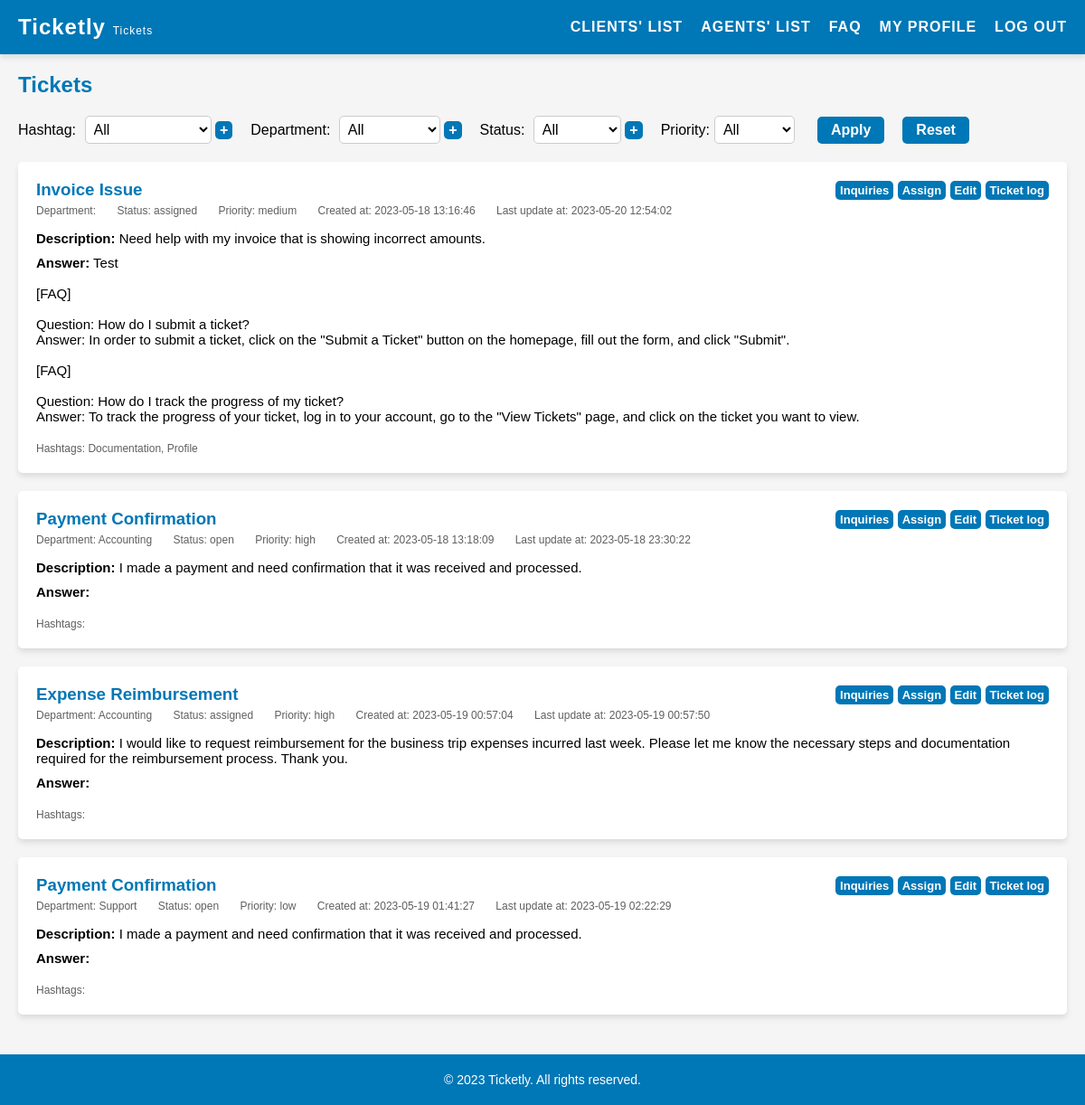
Before: /pages/tickets.php (signed in) with the older database file.
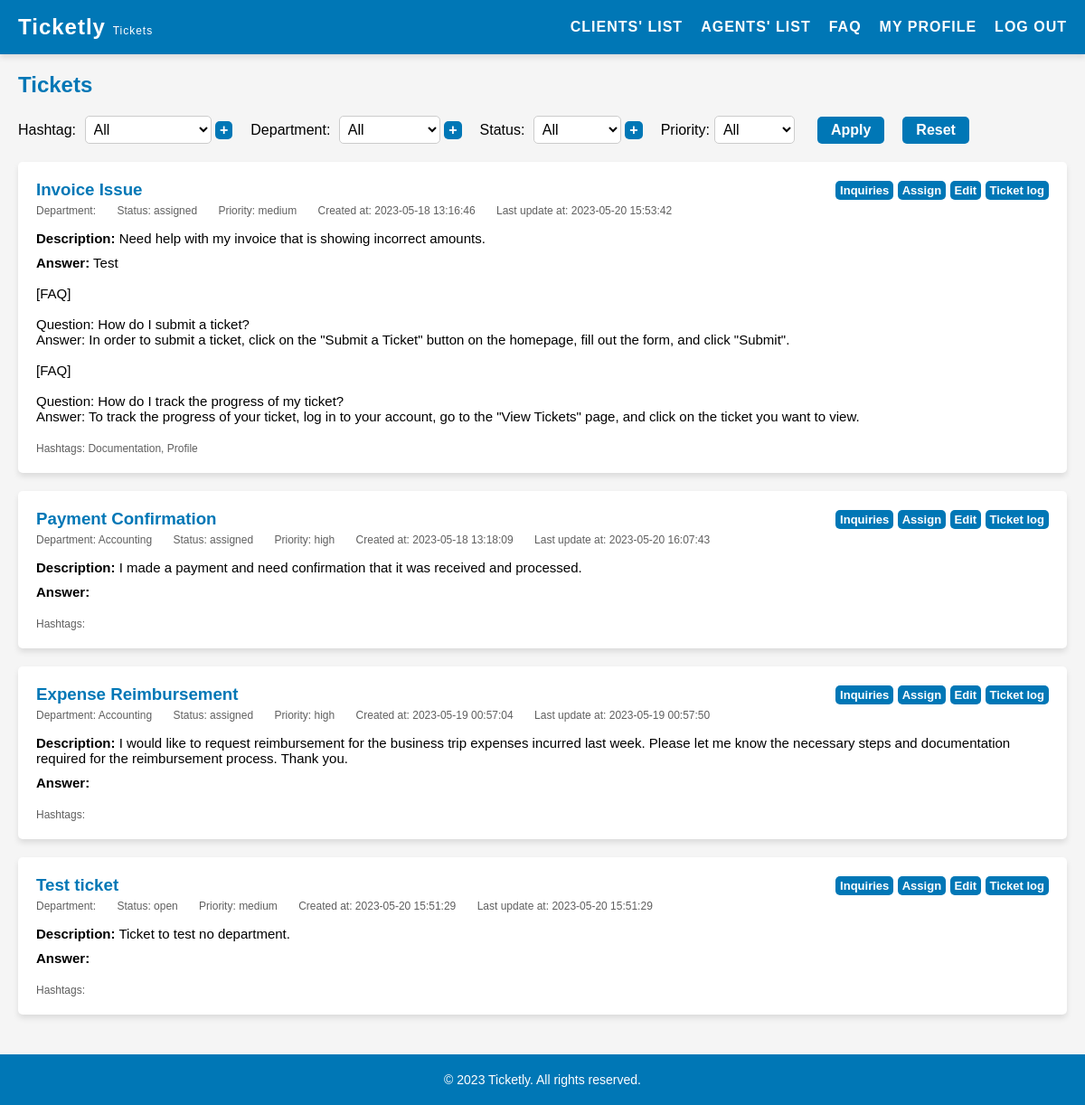
After: the same page with the newer database file.
### tables this page shows
CREATE TABLE "tickets" (
    id INTEGER PRIMARY KEY AUTOINCREMENT,
    title VARCHAR(255) NOT NULL,
    description TEXT NOT NULL,
    answer TEXT,
    client_id INTEGER NOT NULL,
    agent_id INTEGER,
    priority VARCHAR(10) NOT NULL DEFAULT 'medium' CHECK (priority IN ('low', 'medium', 'high')),
    created_at DATETIME NOT NULL,
    updated_at DATETIME NOT NULL,
    department_id INTEGER,
    status_id INTEGER NOT NULL DEFAULT 1,
    FOREIGN KEY(status_id) REFERENCES status(id),
    FOREIGN KEY(client_id) REFERENCES users(id),
    FOREIGN KEY(agent_id) REFERENCES users(id),
    FOREIGN KEY(department_id) REFERENCES departments(id)
);

CREATE TABLE status (
    id INTEGER PRIMARY KEY AUTOINCREMENT,
    name VARCHAR(255) NOT NULL UNIQUE
);

CREATE TABLE ticket_hashtags (
    ticket_id INTEGER NOT NULL,
    hashtag_id INTEGER NOT NULL,
    PRIMARY KEY (ticket_id, hashtag_id),
    FOREIGN KEY(ticket_id) REFERENCES tickets(id),
    FOREIGN KEY(hashtag_id) REFERENCES hashtags(id)
);

CREATE TABLE hashtags (
    id INTEGER PRIMARY KEY AUTOINCREMENT,
    name VARCHAR(255) NOT NULL UNIQUE
);

CREATE TABLE departments (
    id INTEGER PRIMARY KEY AUTOINCREMENT,
    name VARCHAR(255) NOT NULL UNIQUE
);

### pages/tickets.php (called while the page is built, shortened)
<?php
    require_once(__DIR__ . '/../utils/session.php');
    $session = new Session();
    require_once(__DIR__ . '/../templates/tickets.tpl.php');
    drawTickets($session);
?>

### utils/session.php (called while the page is built, shortened)
<?php class Session {
    public function __construct() {
        $this->role = $_SESSION['role'] ?? '';
    }
} ?>

### database/ticketHashtags.class.php (called while the page is built, shortened)
<?php
    class TicketHashtags {
        public function __construct(int $ticketId, int $hashtagId) {
            $this->hashtagId = $hashtagId;
        }
    }
    function getTicketHashtags(PDO $db, int $ticketId): array {
        $stmt = $db->prepare('SELECT * FROM ticket_hashtags WHERE ticket_id = :ticketId');
        $stmt->bindValue(':ticketId', $ticketId, PDO::PARAM_INT);
        $stmt->execute();
        $ticketHashtags = [];
        while ($row = $stmt->fetch(PDO::FETCH_ASSOC)) {
            $ticketHashtags[] = new TicketHashtags(
                (int) $row['ticket_id'],
                (int) $row['hashtag_id']
            );
        }
        return $ticketHashtags;
    }
?>

### database/hashtags.class.php (called while the page is built, shortened)
<?php
    function getHashtagsNameById(PDO $db, int $id): string {
        $stmt = $db->prepare('SELECT name FROM hashtags WHERE id = :id');
        $stmt->bindValue(':id', $id, PDO::PARAM_INT);
        $stmt->execute();
        $row = $stmt->fetch(PDO::FETCH_ASSOC);
        if ($row) {
            return $row['name'];
        }
        return '';
    }
?>

### database/status.class.php (called while the page is built, shortened)
<?php
    function getStatusNameById(PDO $db, int $id): string {
        $stmt = $db->prepare('SELECT name FROM status WHERE id = :id');
        $stmt->bindValue(':id', $id, PDO::PARAM_INT);
        $stmt->execute();
        $row = $stmt->fetch(PDO::FETCH_ASSOC);
        if ($row) {
            return $row['name'];
        }
        return '';
    }
?>

### database/departments.class.php (called while the page is built, shortened)
<?php
    function getDepartmentsNameById(PDO $db, int $id): string {
        $stmt = $db->prepare('SELECT name FROM departments WHERE id = :id');
        $stmt->bindValue(':id', $id, PDO::PARAM_INT);
        $stmt->execute();
        $row = $stmt->fetch(PDO::FETCH_ASSOC);
        if ($row) {
            return $row['name'];
        }
        return '';
    }
?>

### templates/tickets.tpl.php (the view, shortened to what this page needs)
<?php function drawTickets(Session $session) {
    require_once __DIR__ . '/../database/tickets.class.php';
    require_once __DIR__ . '/../database/connection.db.php';
    require_once __DIR__ . '/../database/departments.class.php';
    require_once __DIR__ . '/../database/status.class.php';
    require_once __DIR__ . '/../database/hashtags.class.php';
    require_once __DIR__ . '/../database/ticketHashtags.class.php';
    $clientId = $session->getId();
    $db = getDatabaseConnection();
    if ($session->role === 'admin'){
        $stmt = $db->prepare('SELECT * FROM tickets');
        $stmt->execute();
        $tickets = $stmt->fetchAll(PDO::FETCH_ASSOC);
    } elseif ($session->role === 'client') {
        $stmt = $db->prepare('SELECT * FROM tickets WHERE client_id = ?');
        $stmt->execute([$clientId]);
        $tickets = $stmt->fetchAll(PDO::FETCH_ASSOC);
    } else {
        $stmt = $db->prepare('SELECT * FROM tickets WHERE agent_id = ?');
        $stmt->execute([$clientId]);
        $tickets = $stmt->fetchAll(PDO::FETCH_ASSOC);
    }
    ?>
    <!DOCTYPE html>
    <html>
    <head>
    <link rel="stylesheet" href="../style/tickets.css">
    </head>
    <body>
    <?php include '../templates/header.tpl.php';?>
    <main>
        <section id="my-tickets">
        <h2>Tickets</h2>
        <div class="filters">
            <?php if ($session->role !== 'client') : ?>
                <div id="hashtag-filter-container" class="filter-container">
                    <label for="hashtag-filter">Hashtag:</label>
                    <select id="hashtag-filter">
                        <option value="all">All</option>
                    </select>
                    <?php if ($session->role === 'admin') : ?>
                        <button id="add-hashtag" onclick="showFilterForm('hashtag')">+</button>
                    <?php endif; ?>
                </div>
            <?php endif; ?>
            <div id="department-filter-container" class="filter-container">
                <label for="department-filter">Department:</label>
                <select id="department-filter">
                    <option value="all">All</option>
                </select>
                <?php if ($session->role === 'admin') : ?>
                    <button id="add-department" onclick="showFilterForm('department')">+</button>
                <?php endif; ?>
            </div>
            <div id="status-filter-container" class="filter-container">
                <label for="status-filter">Status:</label>
                <select id="status-filter">
                    <option value="all">All</option>
                </select>
                <?php if ($session->role === 'admin') : ?>
                    <button id="add-status" onclick="showFilterForm('status')">+</button>
                <?php endif; ?>
            </div>
            <?php if ($session->role !== 'client') : ?>
                <label for="priority-filter">Priority:</label>
                <select id="priority-filter">
                    <option value="all">All</option>
                </select>
            <?php endif; ?>
            <button id="filter">Apply</button>
            <button id="undo-filter">Reset</button>
        </div>
        <div class="ticket-container">
            <?php foreach ($tickets as $ticket) { ?>
                <?php
                    $ticketHashtags = getTicketHashtags($db, (int)$ticket['id']);
                    $hashtagCount = count($ticketHashtags);
                    $hashtagString = '';
                    foreach ($ticketHashtags as $index => $hashtag) {
                        $hashtagName = getHashtagsNameById($db, $hashtag->hashtagId);
                        $hashtagString .= $hashtagName;
                        if ($index < $hashtagCount - 1) {
                            $hashtagString .= ', ';
                        }
                    }
                ?>
                <div class="ticket" data-department="<?= $ticket['department_id'] ?>" data-status="<?= $ticket['status_id'] ?>" data-priority="<?= $ticket['priority'] ?>" data-hashtags="<?= $hashtagString ?>">
                    <div class="ticket-top">
                        <h3 class="ticket-subject"><?= $ticket['title'] ?></h3>
                        <div class="edit-buttons">
                            <a href="inquiries.php?id=<?= $ticket['id'] ?>" class="edit-button">Inquiries</a>
                            <?php if ($session->role === 'admin') : ?>
                                <a href="assignTicket.php?id=<?= $ticket['id'] ?>" class="edit-button">Assign</a>
                            <?php endif; ?>
                            <a href="editTicket.php?id=<?= $ticket['id'] ?>" class="edit-button">Edit</a>
                            <?php if ($session->role !== 'client') : ?>
                                <a href="ticketLog.php?id=<?= $ticket['id'] ?>" class="edit-button">Ticket log</a>
                            <?php endif; ?>
                        </div>
                    </div>
                    <div class="ticket-info">
                        <span class="ticket-department">Department: <?= getDepartmentsNameById($db, $ticket['department_id']) ?></span>
                        <span class="ticket-status">Status: <?= getStatusNameById($db, $ticket['status_id']) ?></span>
                        <?php if ($session->role !== 'client') : ?>
                            <span class="ticket-priority">Priority: <?= $ticket['priority'] ?></span>
                        <?php endif; ?>
                        <span class="ticket-createdAt">Created at: <?= $ticket['created_at'] ?></span>
                        <span class="ticket-updatedAt">Last update at: <?= $ticket['updated_at'] ?></span>
                    </div>
                    <div class="ticket-details">
                        <p class="ticket-summary"><strong>Description:</strong> <?= nl2br(htmlspecialchars($ticket['description'])) ?></p>
                        <p class="ticket-answer"><strong>Answer:</strong> <?= nl2br(htmlspecialchars($ticket['answer'])) ?></p>
                    </div>
                    <?php if ($session->role !== 'client') : ?>
                        <div class="ticket-info">
                            <span class="ticket-hashtags">Hashtags:
                                <?php
                                    $ticketHashtags = getTicketHashtags($db, $ticket['id']);
                                    $hashtagCount = count($ticketHashtags);
                                    foreach ($ticketHashtags as $index => $hashtag) {
                                        $hashtagName = getHashtagsNameById($db, $hashtag->hashtagId);
                                        echo $hashtagName;
                                        if ($index < $hashtagCount - 1) {
                                            echo ', ';
                                        }
                                    }
                                ?>
                            </span>
                        </div>
                    <?php endif; ?>
                </div>
            <?php } ?>
            </section>
    </main>
    <?php include '../templates/footer.tpl.php';?>
    </body>
    </html>
<?php } ?>

### templates/header.tpl.php (shortened to what this page needs)
<!DOCTYPE html>
<html>
    <link rel="stylesheet" href="../style/header.css">
    <header>
        <h1>Ticketly <?php
            if (strpos($_SERVER['PHP_SELF'], 'assignTicket.php') !== false) echo '<span class="smaller">Assign Agent</span>';
            elseif (strpos($_SERVER['PHP_SELF'], 'editFaq.php') !== false) echo '<span class="smaller">Edit FAQ</span>';
            elseif (strpos($_SERVER['PHP_SELF'], 'editTicket.php') !== false) echo '<span class="smaller">Edit Ticket</span>';
            elseif (strpos($_SERVER['PHP_SELF'], 'faq.php') !== false) echo '<span class="smaller">FAQ</span>';
            elseif (strpos($_SERVER['PHP_SELF'], 'inquiries.php') !== false) echo '<span class="smaller">Inquiries</span>';
            elseif (strpos($_SERVER['PHP_SELF'], 'listAgents.php') !== false) echo '<span class="smaller">Agents\' List</span>';
            elseif (strpos($_SERVER['PHP_SELF'], 'listClients.php') !== false) echo '<span class="smaller">Clients\' List</span>';
            elseif (strpos($_SERVER['PHP_SELF'], 'login.php') !== false) echo '<span class="smaller">Login</span>';
            elseif (strpos($_SERVER['PHP_SELF'], 'myPage.php') !== false) echo '<span class="smaller">Edit Profile</span>';
            elseif (strpos($_SERVER['PHP_SELF'], 'newFaq.php') !== false) echo '<span class="smaller">New FAQ</span>';
            elseif (strpos($_SERVER['PHP_SELF'], 'newTicket.php') !== false) echo '<span class="smaller">Create Ticket</span>';
            elseif (strpos($_SERVER['PHP_SELF'], 'register.php') !== false) echo '<span class="smaller">Register</span>';
            elseif (strpos($_SERVER['PHP_SELF'], 'ticketLog.php') !== false) echo '<span class="smaller">Ticket Log</span>';
            elseif (strpos($_SERVER['PHP_SELF'], 'tickets.php') !== false) echo '<span class="smaller">Tickets</span>';
        ?></h1>
        <nav>
            <ul>
                <?php if ($_SESSION['role'] == 'admin') { ?>
                    <?php
                    if (strpos($_SERVER['PHP_SELF'], 'listClients.php') === false)
                        echo '<li><a href="listClients.php">Clients\' List</a></li>';
                    ?>
                    <?php
                    if (strpos($_SERVER['PHP_SELF'], 'listAgents.php') === false)
                        echo '<li><a href="listAgents.php">Agents\' List</a></li>';
                    ?>
                <?php } ?>
                <?php
                if (strpos($_SERVER['PHP_SELF'], 'faq.php') === false)
                    echo '<li><a href="faq.php">FAQ</a></li>';
                ?>
                <?php
                if (strpos($_SERVER['PHP_SELF'], 'myPage.php') === false)
                    echo '<li><a href="myPage.php">My Profile</a></li>';
                ?>
                <li><a href="../actions/action_logout.php">Log out</a></li>
            </ul>
        </nav>
    </header>
</html>

### templates/footer.tpl.php
<!DOCTYPE html>
<html>
    <link rel="stylesheet" href="../style/footer.css">
    <footer>
        <p>&copy; 2023 Ticketly. All rights reserved.</p>
    </footer>
<html>

### style/tickets.css (style rules this page uses)
main { padding: 20px; }
section { margin-bottom: 40px; }
section h2 { color: #0077b6; margin-bottom: 20px; }
#my-tickets { margin-bottom: 80px; }
.filters { display: flex; align-items: center; justify-content: flex-start; margin-bottom: 20px; }
.filters label { font-size: 16px; margin-right: 5px; }
.filters select { font-size: 16px; padding: 5px; border-radius: 5px; border: 1px solid #ccc; background-color: #fff; margin-right: 15px; }
.filters button { font-size: 16px; padding: 6px 15px; background-color: #0077b6; color: #fff; border-radius: 5px; border: none; margin-left: 10px; cursor: pointer; white-space: nowrap; font-weight: bold; margin-right: 10px; }
#add-hashtag, #add-department, #add-status { padding: 1px 5px; margin-left: -15px; margin-right: 20px; }
.filter-container { position: relative; }
.ticket-container { margin-top: 10px; position: relative; }
.ticket { box-shadow: 0 4px 6px rgba(0, 0, 0, 0.1); padding: 20px; background-color: #fff; margin-bottom: 20px; border-radius: 5px; }
.ticket h3 { margin-top: 0; color: #0077b6; }
.ticket-info { font-size: 12px; margin-bottom: 15px; color:#5f5f5f; }
.ticket-info:last-of-type { margin-bottom: 0; }
.ticket-info span { display: inline-block; margin-right: 20px; }
.ticket-details { font-size: 15px; margin-bottom: 20px; }
.ticket-summary { margin-bottom: 10px; }
.ticket-top { display: flex; align-items: center; justify-content: space-between; margin-bottom: 5px; }
.edit-button { display: inline-block; padding: 3px 5px; background-color: #0077b6; color: #fff; border: none; border-radius: 5px; text-decoration: none; font-weight: bold; transition: background-color 0.3s ease; font-size: small; }

### style/header.css (style rules this page uses)
* { box-sizing: border-box; margin: 0; padding: 0; }
body { font-family: Arial, sans-serif; background-color: #f5f5f5; }
header { background-color: #0077b6; color: #fff; display: flex; justify-content: space-between; align-items: center; padding: 20px; height: 60px; box-shadow: 0 4px 6px rgba(0, 0, 0, 0.1); }
header h1 { font-size: 24px; letter-spacing: 1px; }
header nav ul { display: flex; list-style-type: none; }
header nav li:not(:last-child) { margin-right: 20px; }
header nav a { color: #fff; text-decoration: none; font-size: 16px; letter-spacing: 1px; text-transform: uppercase; font-weight: 600; transition: color 0.3s ease; }
.smaller { font-size: 0.5em; font-weight: lighter; }

### style/footer.css (style rules this page uses)
footer { position: fixed; bottom: 0; left: 0; width: 100%; background-color: #0077b6; color: #fff; text-align: center; padding: 20px; font-size: 14px; margin: 0; }
footer p { margin: 0; }

Changed rows visible on the page:
removed tickets: title "Payment Confirmation", department.name "Support", status.name "open", priority "low", created_at "2023-05-19 01:41:27", updated_at "2023-05-19 02:22:29", description "I made a payment and need confirmation that it was received and processed."
changed tickets "Invoice Issue": updated_at "2023-05-20 12:54:02" → "2023-05-20 15:53:42"
changed tickets "Payment Confirmation": status.name "open" → "assigned"; updated_at "2023-05-18 23:30:22" → "2023-05-20 16:07:43"
added tickets: title "Test ticket", status.name "open", priority "medium", created_at "2023-05-20 15:51:29", updated_at "2023-05-20 15:51:29", description "Ticket to test no department."
